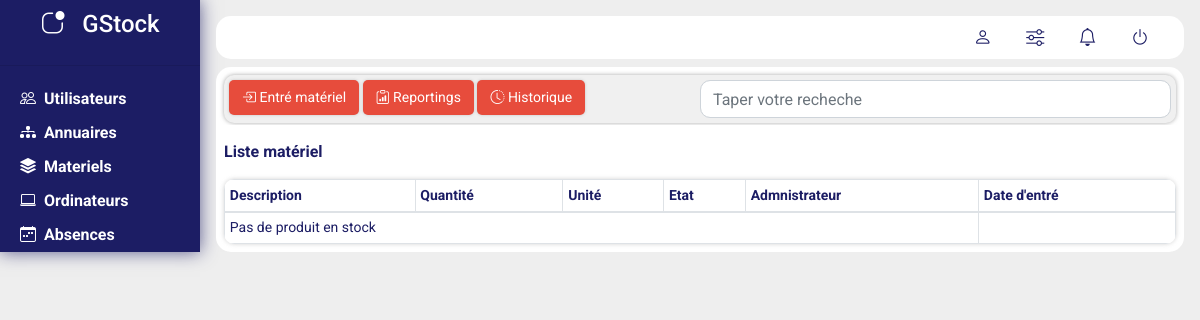
Page /materials/ on the earlier database version.
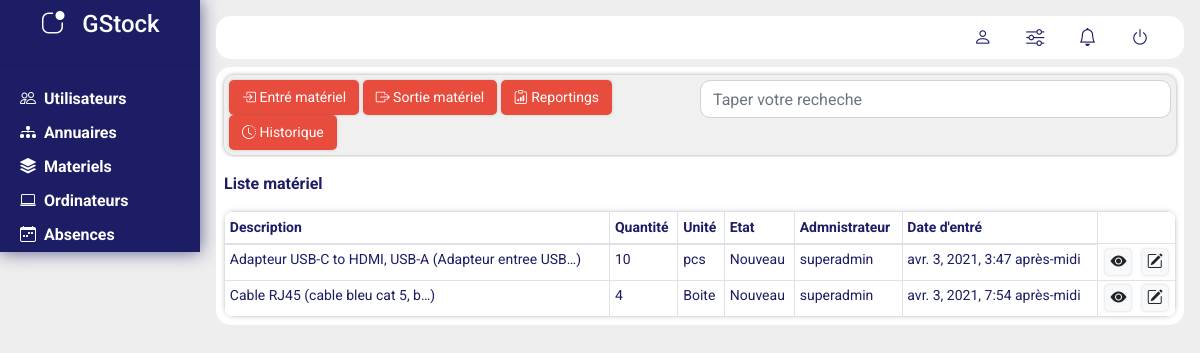
Same page on the later database version.
### materials/models.py (models this page shows, shortened)
class Materials(models.Model):
    class Meta:
        db_table = 'materials'
    STATE = (
        ('new','Nouveau'),
        ('occasion','Occasion')
    )
    UNITY = (
        ('pcs','Piece'),
        ('cartoon','Carton'),
        ('box','Boite'),
        ('kg','Kg'),
        ('g','Gramme'),
        ('L','Litre'),
        ('m','Metre')
    )
    title = models.CharField(max_length=50)
    serial_number = models.CharField(max_length=50)
    modele = models.CharField(max_length=30)
    description = models.CharField(max_length=255)
    quantity = models.IntegerField()
    unity = models.CharField(max_length=50, choices=UNITY)
    state = models.CharField(max_length=10, choices=STATE)
    fournissor = models.CharField(max_length=50, null=True)
    fournissor_contact = models.CharField(max_length=30, blank=True)
    administrator = models.CharField(max_length=50)
    created_at = models.DateTimeField(auto_now_add=True)
    updated_at = models.DateTimeField(auto_now=True)

### materials/views.py (the view)
# urls.py: path('', AbsenceView.home, name="absence_home"),
def home(request):
    try:
        materials = Materials.objects.all()
    except:
        raise Http404('Not found')
    return render(request, 'material/home.html', {'materials': materials})

### materials/templates/material/home.html (shortened to what this page needs)
{% extends 'layout.html' %}
{% block content %}
<div class="container-fluid m-0 p-0">
    <div class="container-fluid sublink">
        <div class="row">
            <div class="col-sm-6 col-md-6 col-lg-6 p-0">
                <a class="btn btn-option" id="add"><i class="bi bi-box-arrow-in-right"></i> Entré matériel</a>
                {% if materials %}
                <a href="{% url 'material:get_takeout_material' %}" class="btn btn-option"><i class="bi bi-box-arrow-right"></i> Sortie matériel</a>
                {% endif %}
                <a href="{% url 'material:reporting_material' %}" class="btn btn-option"><i class="bi bi-clipboard-data"></i> Reportings</a>
                <a href="{% url 'material:history_material' %}" class="btn btn-option history"><i class="bi bi-clock-history"></i> Historique</a>
            </div>
            <div class="col-sm-6 col-md-6 col-lg-6 p-0">
                <input type="search" class="form-control input-search" placeholder="Taper votre recheche">
            </div>
        </div>
    </div>
    <div class="container-fluid subtitle">
        Liste matériel
    </div>
    <div class="container-fluid p-0 m-0 lists">
        <table class='table table-sm table-hovered table-bordered m-0 table-list'>
            <thead>
                <tr>
                    <th>Description</th>
                    <th>Quantité</th>
                    <th>Unité</th>
                    <th>Etat</th>
                    <th>Admnistrateur</th>
                    <th>Date d'entré</th>
                </tr>
            </thead>
            <tbody>
                {% for material in materials %}
                    <tr>
                        <td>{{ material.title }} ({{ material.description|truncatechars:20 }})</td>
                        <td>{{ material.quantity }}</td>
                        <td>{{ material.get_unity_display }}</td>
                        <td>{{ material.get_state_display }}</td>
                        <td>{{ material.administrator }}</td>
                        <td>{{ material.created_at }}</td>
                        <td class="text-center">
                            <a href="{% url 'material:show_material' material.id %}" class="btn btn-light pt-0 pb-0 pl-1 pr-1" title="Voir"><i class="bi bi-eye-fill"></i></a> &nbsp;
                            <a href="{% url 'material:edit_material' material.id %}" class="btn btn-light pt-0 pb-0 pl-1 pr-1" title="Editer"><i class="bi bi-pencil-square"></i></a>
                        </td>
                    </tr>
                {% empty %}
                    <tr>
                        <td colspan="5">Pas de produit en stock</td>
                    </tr>
                {% endfor %}
            </tbody>
        </table>
    </div>
</div>
{% endblock %}

Differences in the rows shown:
added Materials: title "Adapteur USB-C to HDMI, USB-A", description "Adapteur entree USB…", quantity "10", unity "pcs", state "Nouveau", administrator "superadmin", created_at "avr. 3, 2021, 3:47 après-midi"
added Materials: title "Cable RJ45", description "cable bleu cat 5, b…", quantity "4", unity "Boite", state "Nouveau", administrator "superadmin", created_at "avr. 3, 2021, 7:54 après-midi"
Other differences:
text no longer shown: "Pas de produit en stock"
text now shown: "Sortie matériel"
